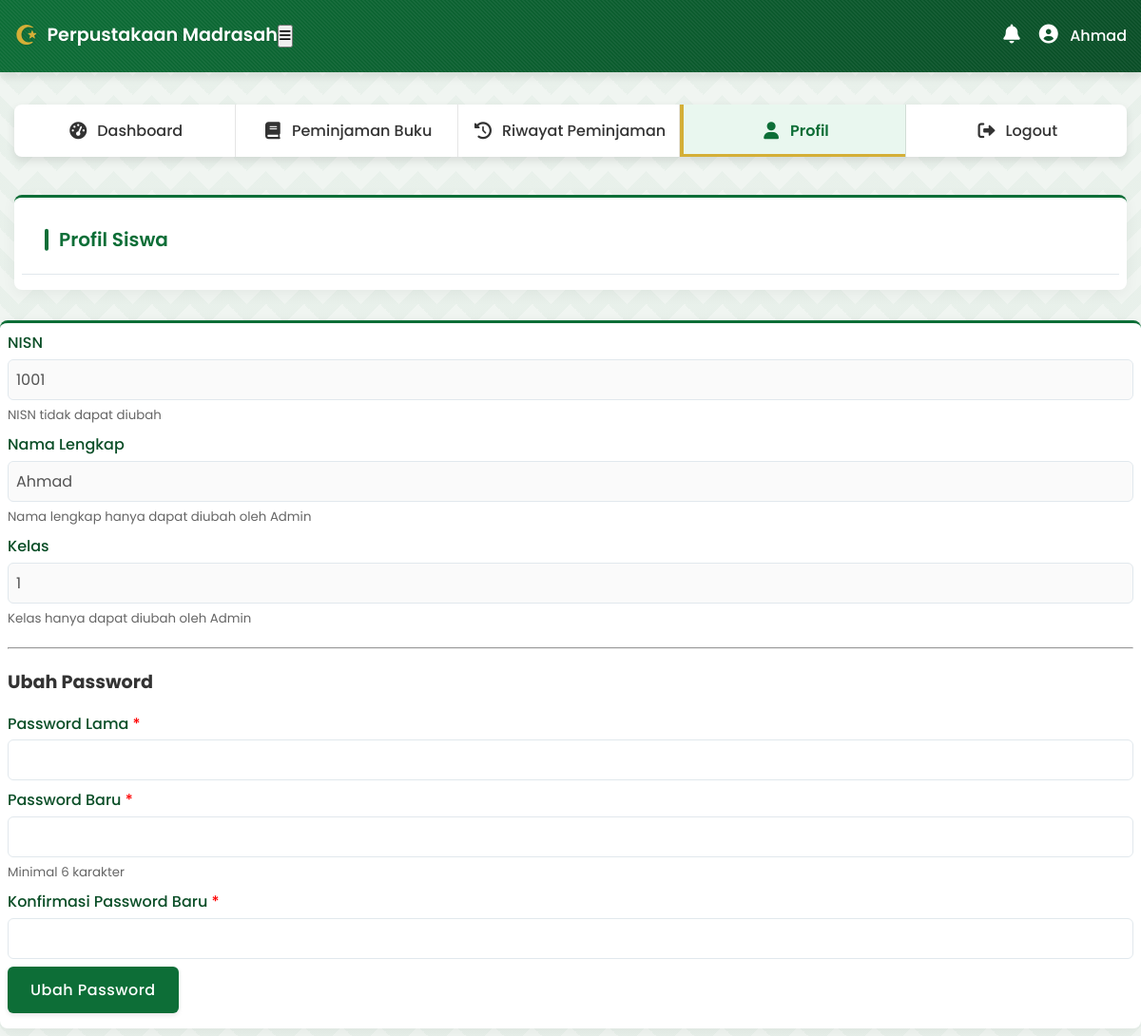
Page /siswa/profile.php (signed in) on the committed database.
### tables this page shows
CREATE TABLE IF NOT EXISTS siswa (
    id INT AUTO_INCREMENT PRIMARY KEY,
    nisn VARCHAR(20) NOT NULL UNIQUE,
    password VARCHAR(255) NOT NULL,
    nama VARCHAR(100) NOT NULL,
    kelas VARCHAR(10) NOT NULL,
    created_at TIMESTAMP DEFAULT CURRENT_TIMESTAMP
);

### siswa/profile.php (the view, shortened to what this page needs)
<?php
require_once 'includes/header.php';
$siswa_id = $_SESSION['user_id'];
$query = "SELECT * FROM siswa WHERE id = $siswa_id";
$result = mysqli_query($conn, $query);
$siswa = mysqli_fetch_assoc($result);
?>
<div class="card">
    <form action="" method="post">
        <div class="form-group">
            <label for="nisn">NISN</label>
            <input type="text" id="nisn" value="<?php echo htmlspecialchars($siswa['nisn']); ?>" readonly disabled>
            <small style="display: block; margin-top: 5px; color: #666;">NISN tidak dapat diubah</small>
        </div>
        <div class="form-group">
            <label for="nama">Nama Lengkap</label>
            <input type="text" id="nama" value="<?php echo htmlspecialchars($siswa['nama']); ?>" readonly disabled>
            <small style="display: block; margin-top: 5px; color: #666;">Nama lengkap hanya dapat diubah oleh Admin</small>
        </div>
        <div class="form-group">
            <label for="kelas">Kelas</label>
            <input type="text" id="kelas" value="<?php echo htmlspecialchars($siswa['kelas']); ?>" readonly disabled>
            <small style="display: block; margin-top: 5px; color: #666;">Kelas hanya dapat diubah oleh Admin</small>
        </div>
        <hr style="margin: 20px 0;">
        <h3 style="font-size: 1.2rem; margin-bottom: 15px;">Ubah Password</h3>
        <div class="form-group">
            <label for="old_password">Password Lama <span style="color: red;">*</span></label>
            <input type="password" id="old_password" name="old_password" required>
        </div>
        <div class="form-group">
            <label for="new_password">Password Baru <span style="color: red;">*</span></label>
            <input type="password" id="new_password" name="new_password" required>
            <small style="display: block; margin-top: 5px; color: #666;">Minimal 6 karakter</small>
        </div>
        <div class="form-group">
            <label for="confirm_password">Konfirmasi Password Baru <span style="color: red;">*</span></label>
            <input type="password" id="confirm_password" name="confirm_password" required>
        </div>
        <div class="form-group" style="display: flex; gap: 10px;">
            <button type="submit" class="btn">Ubah Password</button>
        </div>
    </form>
</div>
<?php
require_once 'includes/footer.php';
?>

### assets/css/style.css (style rules this page uses)
* { margin: 0; padding: 0; box-sizing: border-box; font-family: 'Poppins', sans-serif; }
:root { --primary-color: #0D6E37; --primary-light: #1A8C4C; --primary-dark: #0A4E27; --accent-color: #D4AF37; --text-light: #FFFFFF; --text-dark: #333333; --bg-light: #F8F9FA; --bg-dark: #0A4E27; --card-bg: #FFFFFF; --border-color: #E1E8ED; --success-color: #28A745; --danger-color: #DC3545; }
body { background-color: #F0F5F1; color: var(--text-dark); line-height: 1.6; background-image: linear-gradient(135deg, rgba(13, 110, 55, 0.03) 25%, transparent 25%), linear-gradient(225deg, rgba(13, 110, 55, 0.03) 25%, transparent 25%), linear-gradient(45deg, rgba(13, 110, 55, 0.03) 25%, transparent 25%), linear-gradient(315deg, rgba(13, 110, 55, 0.03) 25%, #F0F5F1 25%); background-position: 20px 0, 20px 0, 0 0, 0 0; background-size: 40px 40px; background-repeat: repeat; }
.card { background-color: var(--card-bg); border-radius: 8px; box-shadow: 0 4px 15px rgba(0, 0, 0, 0.05); padding: 0.5rem; margin-bottom: 0.5rem; border-top: 3px solid var(--primary-color); transition: transform 0.3s, box-shadow 0.3s; }
.form-group { margin-bottom: 0.5rem; }
label { display: block; margin-bottom: 0.25rem; font-weight: 500; color: var(--primary-dark); }
input[type="text"], input[type="password"], input[type="number"], input[type="date"], select, textarea { width: 100%; padding: 0.5rem; border: 1px solid var(--border-color); border-radius: 6px; font-size: 1rem; }
.btn { display: inline-flex; align-items: center; justify-content: center; gap: 8px; padding: 0.75rem 1.5rem; background-color: var(--primary-color); color: var(--text-light); border: none; border-radius: 6px; cursor: pointer; font-size: 1rem; font-weight: 500; transition: all 0.3s; text-decoration: none; box-shadow: 0 2px 5px rgba(0, 0, 0, 0.1); position: relative; overflow: hidden; min-height: 38px; }

### siswa/includes/header.php (style rules this page uses)
:root { --primary-color: #0D6E37; --secondary-color: #1A8C4C; --accent-color: #D4AF37; --light-color: #F0F5F1; --dark-color: #0A4E27; --success-color: #28A745; --warning-color: #FFC107; --danger-color: #DC3545; --white-color: #ffffff; --text-color: #333333; --grey-color: #757575; --border-color: #E1E8ED; --card-bg: #FFFFFF; }
.student-app { background-color: var(--light-color); min-height: 100vh; background-image: linear-gradient(135deg, rgba(13, 110, 55, 0.03) 25%, transparent 25%), linear-gradient(225deg, rgba(13, 110, 55, 0.03) 25%, transparent 25%), linear-gradient(45deg, rgba(13, 110, 55, 0.03) 25%, transparent 25%), linear-gradient(315deg, rgba(13, 110, 55, 0.03) 25%, #F0F5F1 25%); background-position: 20px 0, 20px 0, 0 0, 0 0; background-size: 40px 40px; background-repeat: repeat; }
.card { border-radius: 8px; box-shadow: 0 4px 15px rgba(0, 0, 0, 0.05); overflow: hidden; transition: transform 0.3s ease, box-shadow 0.3s ease; border-top: 3px solid var(--primary-color); }
.btn { border-radius: 6px; padding: 0.75rem 1.5rem; font-weight: 500; letter-spacing: 0.5px; transition: all 0.3s ease; box-shadow: 0 2px 5px rgba(0, 0, 0, 0.1); position: relative; overflow: hidden; }
.btn::before { content: ""; position: absolute; top: 0; left: -100%; width: 100%; height: 100%; background: linear-gradient(90deg, transparent, rgba(255, 255, 255, 0.2), transparent); transition: all 0.5s; }

### rows in the picture
siswa: nisn "1001", nama "Ahmad", kelas "1"

### other values in the picture
$siswaNama "Ahmad"
$pageTitle "Profil Siswa"
